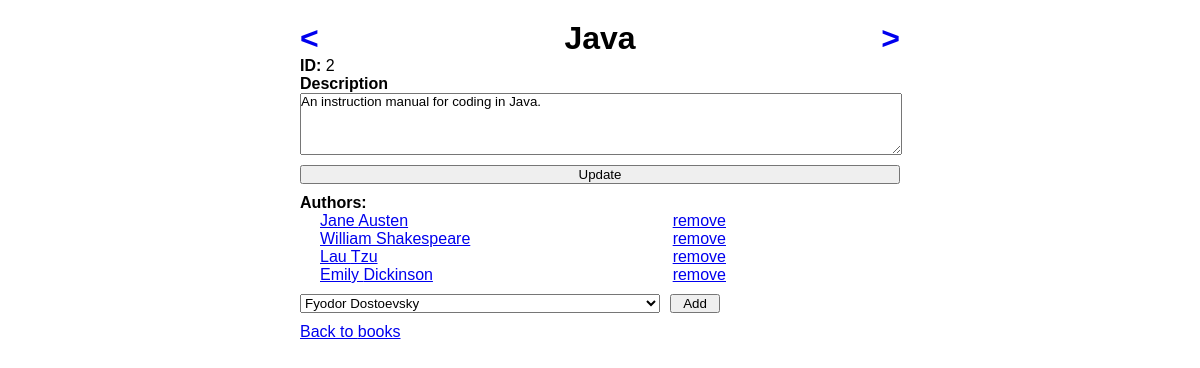
The page /books/2 on the database its author committed.
### main_app/models.py (models this page shows)
class Book(models.Model):
    title = models.CharField(max_length=255)
    description = models.TextField()
    created_at = models.DateTimeField(auto_now_add=True)
    updated_at = models.DateTimeField(auto_now=True)

class Author(models.Model):
    first_name= models.CharField(max_length=255)
    last_name= models.CharField(max_length=255)
    notes = models.TextField(default="")
    books = models.ManyToManyField(Book, related_name="authors")
    created_at = models.DateTimeField(auto_now_add=True)
    updated_at = models.DateTimeField(auto_now=True)

### main_app/views.py (the view)
# urls.py: path('<page_type>/<int:id_num>', views.details),
def details(request, page_type, id_num):
    if page_type == "books":
        details_data = Book.objects.get(id=id_num)
        drop_down_data = Author.objects.all()
    elif page_type == "authors":
        details_data = Author.objects.get(id=id_num)
        drop_down_data = Book.objects.all()
    context={
        "details_data":details_data,
        "drop_down_data":drop_down_data,
        "page_type": page_type,
    }
    return render(request,"details.html",context)

### main_app/templates/details.html (shortened to what this page needs)
<!DOCTYPE html>
<html lang="en">
<head>
    {% load static %}
    <link rel="stylesheet" href="{% static 'css/style.css' %}">
</head>
<body>
    <div class="container col">
        <div class="title_row">
            <h1><a href="/{{ page_type }}/{{ details_data.id }}/previous"><</a>
            <p>{% if page_type == "books" %}{{ details_data.title }}{% else %}{{ details_data.first_name }} {{ details_data.last_name}}{% endif %}</p>
            <a href="/{{ page_type }}/{{ details_data.id }}/next">></a></h1>
        </div>
        <p><span>ID: </span>{{details_data.id}}</p>
        <form action="/{{ page_type }}/{{ details_data.id }}/update" method="POST">
            <label for="description_note_box">{% if page_type == "books" %}Description{% else %}Notes{% endif %}</label>
            <textarea name="description_box" rows="4" id="description_note_box">{% if page_type == "books" %}{{ details_data.description }}{% else %}{{ details_data.notes }}{% endif %}</textarea>
            <button class="submit_new">Update</button>
        </form>
        <label>{% if page_type == "books" %}Authors:{% else %}Books:{% endif %}</label>
        <ul>
            {% if page_type == "books" %}
                {% for author in details_data.authors.all %}
                    <li><a href="/authors/{{ author.id }}">{{ author.first_name }} {{ author.last_name }}</a> <a href="/{{ page_type }}/{{ author.id }}/{{ details_data.id }}/disconnect">remove</a></li>
                {% endfor %}
            {% else %}
                {% for book in details_data.books.all %}
                    <li><a href="/books/{{ book.id }}">{{book.title}}</a> <a href="/{{ page_type }}/{{ details_data.id }}/{{ book.id }}/disconnect">remove</a></li>
                {% endfor %}
            {% endif %}
        </ul>
        <form action="/{{ page_type }}/{{ details_data.id }}/connect" method="POST" id="add_attribute">
            <select name="drop_down_select">
                {% for key in drop_down_data %}
                    {% if page_type == "books" %}
                        {% if key not in details_data.authors.all %}
                            <option value={{ key.id }}>{{ key.first_name }} {{ key.last_name }}</option>
                        {% endif %}
                    {% else %}
                        {% if key not in details_data.books.all %}
                            <option value={{ key.id }}>{{ key.title }}</option>
                        {% endif %}
                    {% endif %}
                {% endfor %}
            </select>
            <button>Add</button>
        </form>
        <a href="/{{ page_type }}">Back to {{ page_type }}</a>
    </div>
</body>
</html>

### main_app/static/css/style.css (style rules this page uses)
* { padding: 0px; margin: 0px; font-family: 'Lucida Sans', 'Lucida Sans Regular', 'Lucida Grande', 'Lucida Sans Unicode', Geneva, Verdana, sans-serif; }
label { font-weight: bolder; }
.container { margin:15px; display:flex; justify-content: space-between; }
.title_row h1 { display:flex; justify-content: space-between; }
.title_row h1 a { text-decoration: none; }
.col { margin-right:50px; margin-left:50px; display:flex; flex-direction:column; width:50%; margin:auto; padding:20px; }
.col h1 { text-align:center; }
.col form { display:flex; flex-direction: column }
.col form textarea { width:100%; margin:auto; }
.submit_new { margin: 10px 0px; width:100%; }
#add_attribute { display:flex; flex-direction: row; margin: 10px 0px; }
#add_attribute select { min-width:150px; width:60% }
#add_attribute button { min-width:50px; margin-left: 10px; }
p span { font-weight: bolder; }
ul { display:flex; flex-direction: column; margin-left: 20px; list-style: none; }
ul li { display:flex; justify-content: space-between; width:70% }

### rows shown on the page
Book: title "Java", id "2", description_box "An instruction manual for coding in Java."
Author: first_name "Jane", last_name "Austen"
Author: first_name "William", last_name "Shakespeare"
Author: first_name "Lau", last_name "Tzu"
Author: first_name "Emily", last_name "Dickinson"

### other values the page prints
{{ page_type }} "books"
form field drop_down_select "Fyodor Dostoevsky"
